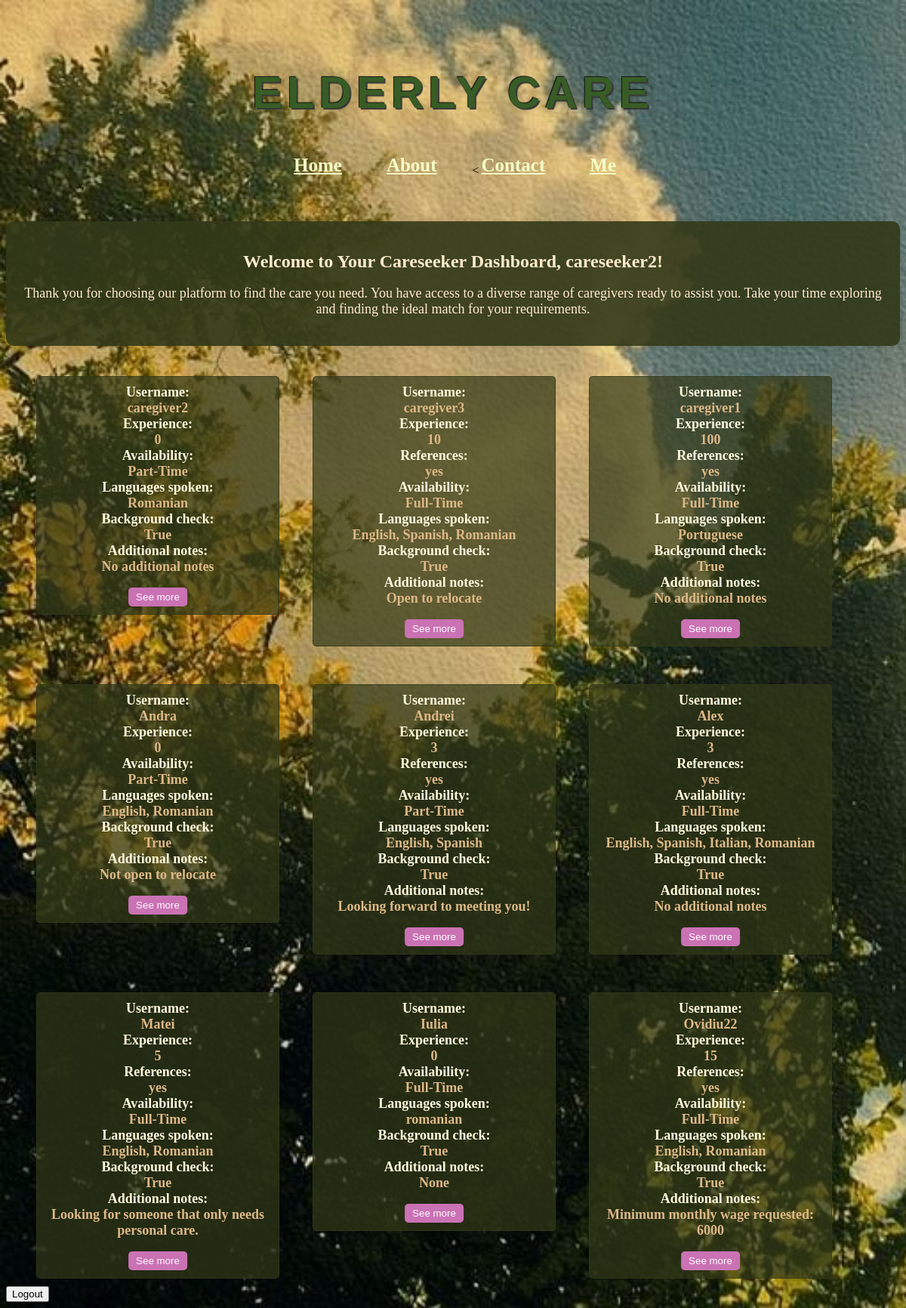
The page /careseeker_dashboard (signed in) on the database its author committed.
### app/models.py (models this page shows, shortened)
class Users(db.Model, UserMixin):
    __tablename__ = 'users'
    id = db.Column(db.Integer, primary_key=True)
    username = db.Column(db.String(50), unique=True, nullable=False)
    email = db.Column(db.String(120), unique=True, nullable=False)
    password = db.Column(db.String(255), nullable=False)
    location = db.Column(db.String(60), nullable=False)
    phone_number = db.Column(db.String(20), nullable=False)
    role = db.Column(db.String(15), nullable=False)
    age = db.Column(db.Integer)
    experience = db.Column(db.Integer)
    references = db.Column(ChoiceType([('Yes', 'yes'), ('No', 'no'), ('N/A', 'n/a')]))
    availability = db.Column(ChoiceType([('Full-Time', 'FT'), ('Part-Time', 'PT')]))
    languages_spoken = db.Column(db.String(100))
    background_check = db.Column(db.Boolean)
    additional_notes = db.Column(db.Text)
    type_of_care_needed = db.Column(db.String(100))
    monthly_budget = db.Column(db.Integer)
    availability_needed = db.Column(ChoiceType([('Full-Time', 'FT'), ('Part-Time', 'PT')]))
    preferred_qualifications = db.Column(db.String(100))
    medical_conditions = db.Column(db.String(100))

### app/routes.py (the view)
@auth_blueprint.route('/careseeker_dashboard')
def careseeker_dashboard():
    if session.get('role') == 'care_seeker':
        caregivers = Users.query.filter_by(role='caregiver').all()
        return render_template('careseeker_dashboard.html', caregivers=caregivers)
    else:
        flash('Access denied. Log in as caregiver', 'error')
        return redirect(url_for('home.homepage'))

### app/templates/careseeker_dashboard.html (shortened to what this page needs)
{% extends 'base.html' %}
{% block content %}
    <div class="greeting" style="text-align: center; margin-top: 40px; padding: 20px; background-color: rgb(50, 57, 25, 0.9); border-radius: 10px; box-shadow: 0 0 10px rgba(0, 0, 0, 0.1);">
        <h2 style="font-size: 24px; margin-bottom: 10px; color: blanchedalmond;">Welcome to Your Careseeker Dashboard, {{ session['username'] }}!</h2>
        <p style="font-size: 18px; color: blanchedalmond;">Thank you for choosing our platform to find the care you need. You have access to a diverse range of caregivers ready to assist you. Take your time exploring and finding the ideal match for your requirements.</p>
    </div>
        {% for caregiver in caregivers %}
            <div class="caregiver-box">
                <strong>Username:</strong> <span style="color: burlywood; font-size: large; font-weight: 600;"> {{ caregiver.username }} <br>
                <strong>Experience:</strong><br> {{ caregiver.experience }} <br>
                {% if caregiver.references != 'N/A' %}
                <strong>References:</strong> <br>{{ caregiver.references }} <br>
                {% endif %}
                <strong>Availability:</strong> <br>{% if caregiver.availability == 'Full-Time' %}Full-Time{% elif caregiver.availability == 'Part-Time' %}Part-Time{% else %}{{ caregiver.availability }}{% endif %}<br>
                <strong>Languages spoken:</strong> <br>{{ caregiver.languages_spoken }} <br>
                <strong>Background check:</strong> <br> {{ caregiver.background_check }} <br>
                <strong>Additional notes:</strong> <br>{{ caregiver.additional_notes }} <br>
                <br>
                <br>
                <button class="see-more-button">See more</button>
            </div>
        {% endfor %}
    </div>
    <form action="{{ url_for('auth.logout') }}" method="POST">
        <button type="submit" class="logout-button">Logout</button>
    </form>
{% endblock %}

### app/templates/base.html (style rules this page uses)
body { background-image: url("static/bck.jpg"); background-size: cover; background-repeat: no-repeat; background-color: #9cdbe0; }

### app/templates/careseeker_dashboard.html (style rules this page uses)
.caregiver-box { border: 1px solid rgb(50, 57, 25, 0.7); border-radius: 5px; padding: 10px; margin-bottom: 10px; margin-top: 40px; margin-left: 40px; width: 300px; background-color: rgb(50, 57, 25, 0.7); display: inline-grid; vertical-align: top; position: relative; text-align: center; }
.caregiver-box strong { color: cornsilk; font-size: large; }
.see-more-button { position: absolute; bottom: 10px; left: 50%; transform: translateX(-50%); padding: 5px 10px; background-color:#ca72b4; color: #fff; border: none; border-radius: 5px; cursor: pointer; }

### rows shown on the page
Users: username "caregiver2", experience "0", availability "Part-Time", languages_spoken "Romanian", background_check "True", additional_notes "No additional notes"
Users: username "caregiver3", experience "10", references "yes", availability "Full-Time", languages_spoken "English, Spanish, Romanian", background_check "True", additional_notes "Open to relocate"
Users: username "caregiver1", experience "100", references "yes", availability "Full-Time", languages_spoken "Portuguese", background_check "True", additional_notes "No additional notes"
Users: username "Andra", experience "0", availability "Part-Time", languages_spoken "English, Romanian", background_check "True", additional_notes "Not open to relocate"
Users: username "Andrei", experience "3", references "yes", availability "Part-Time", languages_spoken "English, Spanish", background_check "True", additional_notes "Looking forward to meeting you!"
Users: username "Alex", experience "3", references "yes", availability "Full-Time", languages_spoken "English, Spanish, Italian, Romanian", background_check "True", additional_notes "No additional notes"
Users: username "Matei", experience "5", references "yes", availability "Full-Time", languages_spoken "English, Romanian", background_check "True", additional_notes "Looking for someone that only needs personal care."
Users: username "Iulia", experience "0", availability "Full-Time", languages_spoken "romanian", background_check "True", additional_notes "None"
Users: username "Ovidiu22", experience "15", references "yes", availability "Full-Time", languages_spoken "English, Romanian", background_check "True", additional_notes "Minimum monthly wage requested: 6000"

### other values the page prints
{{ session['username'] }} "careseeker2"
